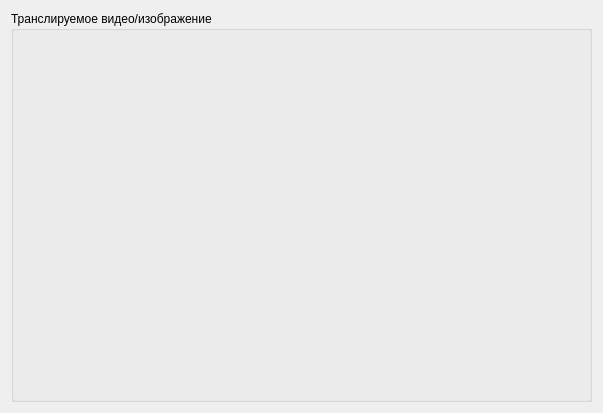
<?xml version="1.0" encoding="UTF-8"?>
<ui version="4.0">
 <class>VideoOutWidget</class>
 <widget class="QWidget" name="VideoOutWidget">
  <property name="geometry">
   <rect>
    <x>0</x>
    <y>0</y>
    <width>603</width>
    <height>413</height>
   </rect>
  </property>
  <property name="sizePolicy">
   <sizepolicy hsizetype="Fixed" vsizetype="Fixed">
    <horstretch>0</horstretch>
    <verstretch>0</verstretch>
   </sizepolicy>
  </property>
  <property name="windowTitle">
   <string>Вывод результирующего видео/изображения</string>
  </property>
  <layout class="QHBoxLayout" name="horizontalLayout">
   <item>
    <widget class="QGroupBox" name="groupBox_2">
     <property name="sizePolicy">
      <sizepolicy hsizetype="Fixed" vsizetype="Fixed">
       <horstretch>0</horstretch>
       <verstretch>0</verstretch>
      </sizepolicy>
     </property>
     <property name="minimumSize">
      <size>
       <width>581</width>
       <height>391</height>
      </size>
     </property>
     <property name="title">
      <string>Транслируемое видео/изображение</string>
     </property>
     <layout class="QHBoxLayout" name="horizontalLayout_2">
      <item>
       <widget class="QLabel" name="outVideoImage">
        <property name="sizePolicy">
         <sizepolicy hsizetype="Preferred" vsizetype="Preferred">
          <horstretch>0</horstretch>
          <verstretch>0</verstretch>
         </sizepolicy>
        </property>
        <property name="text">
         <string/>
        </property>
       </widget>
      </item>
     </layout>
    </widget>
   </item>
  </layout>
 </widget>
 <resources/>
 <connections/>
</ui>
